Frame 1 (no input): blank canvas, image omitted
Frame 60 (no input): blank canvas, image omitted
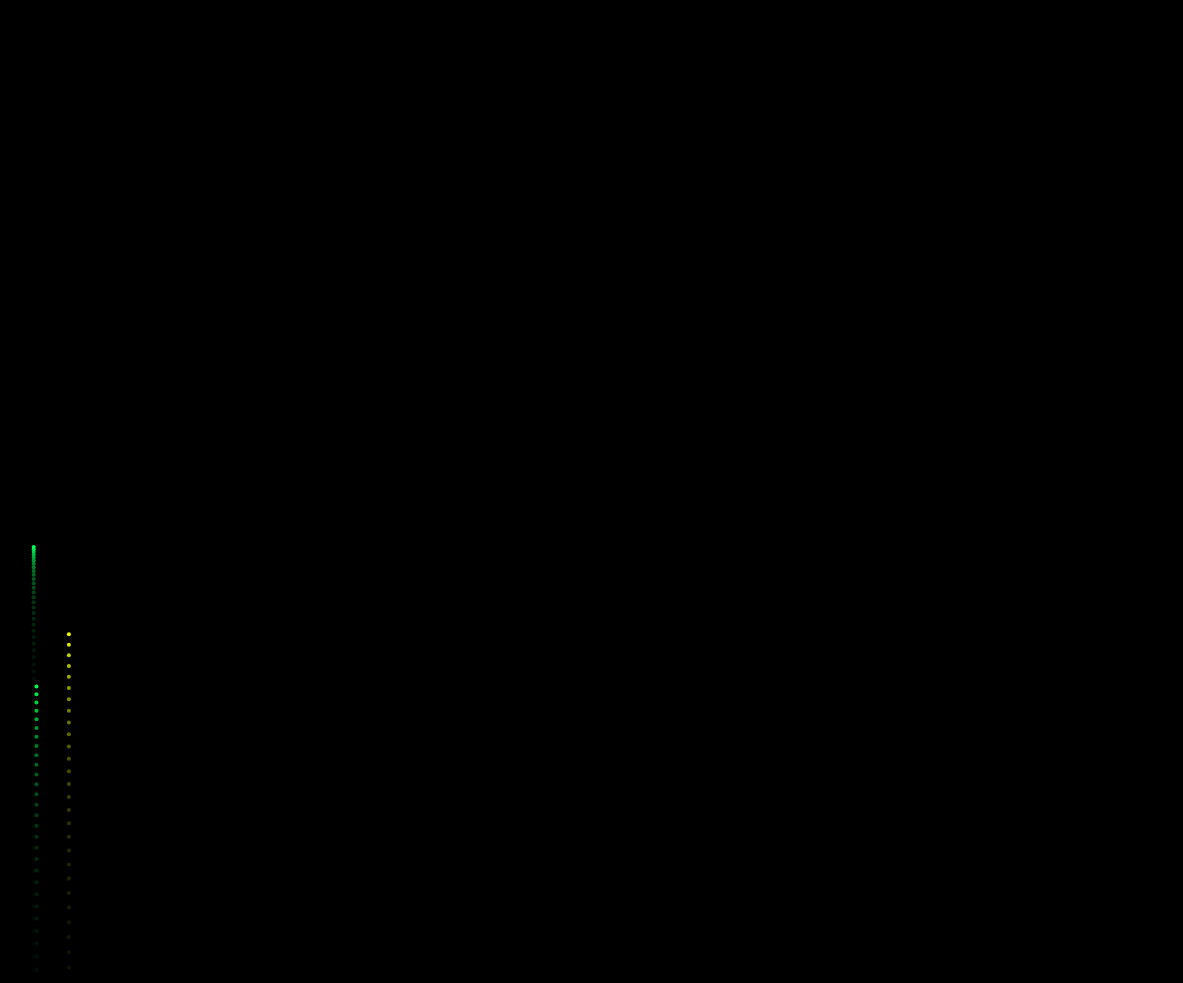
Frame 120 (the mouse pressed at the canvas centre since frame 60)

The p5.js sketch whose frames 1 and 60 were blank and that drew this single picture after the mouse press (run headless with seeded random() and noise() and a simulated clock; from frame 60 on, the mouse is pressed at the canvas centre):

// p5.js sketch
// ── sketch.js
var
fireworks = [],
gravity,
w = window.innerWidth - 17,
h = window.innerHeight - 17;


function setup() {
  createCanvas(w, h);
  colorMode(HSB);
  gravity = createVector(0, 0.2);
  stroke(255);
  strokeWeight(4);
  background(0);
}

function draw() {
  colorMode(RGB);
  background(0, 0, 0, 25);
  if (random(1) < 0.03) {
    fireworks.push(new Firework());
  }
  for (var i = fireworks.length -1; i >= 0; i--) {
    fireworks[i].update();
    fireworks[i].show();
    if (fireworks[i].done()) {
      fireworks.splice(i, 1);
    }
  }
}

// ── firework.js

function Firework() {

  this.hue = random(255);
  this.firework = new Particle(random(width), height, this.hue, true);
  this.exploded = false;
  this.particles = [];

  this.done = function() {
    if (this.exploded && this.particles.length === 0) {
      return true;
    } else {
      return false;
    }
  }

  this.update = function() {

    if (!this.exploded) {
      if (this.firework) {
        this.firework.applyForce(gravity);
        this.firework.update();
        if (this.firework.vel.y >= 0) {
          // this.firework = null; // biến mất khi bay lên cao nhất
          this.exploded = true; // nổ
          this.explode();// chạy hàm nổ
        }
      }
    }

    for (var i = this.particles.length - 1; i >= 0; i--) {
      this.particles[i].applyForce(gravity);
      this.particles[i].update();
      if (this.particles[i].done()) {
        this.particles.splice(i, 1);
      }
    }
  }

  this.explode = function() {
    for (var i = 0; i < 200; i++) {
      var p = new Particle(this.firework.pos.x, this.firework.pos.y, this.hue, false);
      this.particles.push(p);
    }
  }

  this.show = function() {
    if (!this.exploded) {
      this.firework.show();
    }
    for (var i = 0; i < this.particles.length; i++) {
      this.particles[i].show();
    }
  }


}
// ── particle.js

function Particle(x, y, hue, firework) {
  this.pos = createVector(x, y);
  this.firework = firework;
  this.lifespan = 255;
  this.hue = hue;
  if (this.firework) {
    this.vel = createVector(0, random(-12, -18));
  } else {
    this.vel = p5.Vector.random2D();
    this.vel.mult(random(1, 30));
  }

  this.acc = createVector(0, 0);
  this.applyForce = function(force) {
    this.acc.add(force);
  }

  this.update= function() {
    if (!this.firework) {
      this.vel.mult(0.85);
      this.lifespan -= 3;
    }
    this.pos.add(this.vel);
    this.vel.add(this.acc);
    this.acc.mult(0);
  }

  this.done = function() {
    if (this.lifespan < 0) {
      return true;
    } else {
      return false;
    }
  }

  this.show = function() {
    colorMode(HSB);
    if (!this.firework) {
      strokeWeight(2);
      stroke(hue, 255, 255, this.lifespan);
    } else {
      strokeWeight(4);
      stroke(hue, 255, 255);
    }
    point(this.pos.x, this.pos.y);
  }

}
